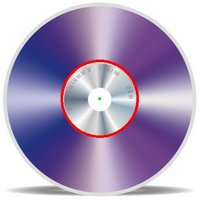
//> input picture Laboratory Works/Laboratory Work №7/img2.jpg, 200 x 200 px
$ ./main img2.jpg   (built with g++ and OpenCV 4)
//> lines starting //> are read from the running program, lines starting //| are printed output that depends on the picture; after the words box and inside, x2 and y2 are one past the last pixel; in counts of white or black regions, pixels touching at a corner belong together
#include <iostream>
#include <string>
#include <vector>

#include <opencv2/core.hpp>
#include <opencv2/imgcodecs.hpp>
#include <opencv2/imgproc.hpp>
#include <opencv2/highgui.hpp>

bool cmpVec3f(const cv::Vec3f v1, const cv::Vec3f v2)
{
	return v1[0] < v2[0] || v1[0] == v2[0] && v1[1] < v2[1];
}

bool cw (cv::Vec3f a, cv::Vec3f b, cv::Vec3f c) {
	return a[0]*(b[1]-c[1])+b[0]*(c[1]-a[1])+c[0]*(a[1]-b[1]) < 0;
}

bool ccw (cv::Vec3f a, cv::Vec3f b, cv::Vec3f c) {
	return a[0]*(b[1]-c[1])+b[0]*(c[1]-a[1])+c[0]*(a[1]-b[1]) > 0;
}

void convex_hull(std::vector<cv::Vec3f>& circles)
{
	std::sort(circles.begin(), circles.end(), &cmpVec3f);

	auto left_pt = circles[0], right_pt = circles.back();

	std::vector<cv::Vec3f> up, down;

	up.push_back(left_pt);
	down.push_back(left_pt);

	for (int i = 1; i < circles.size(); ++i)
	{
		if (i == circles.size() - 1 || cw(left_pt, circles[i], right_pt))
		{
			while (up.size() >= 2 && !cw(up[up.size()-2], up[up.size()-1], circles[i]))
				up.pop_back();
			up.push_back(circles[i]);
		}
		if (i == circles.size() - 1 || ccw(left_pt, circles[i], right_pt)) {
			while (down.size()>=2 && !ccw(down[down.size()-2], down[down.size()-1], circles[i]))
				down.pop_back();
			down.push_back (circles[i]);
		}
	}

	circles.clear();

	for (auto pt : up)
		circles.push_back(pt);
	for (auto pt : down)
		circles.push_back(pt);
}

int main(int argc, char* argv[])
{
	std::string filename;
	if (argc > 1)
	{
		filename = argv[1];
	}
	else
	{
		return -1;
	}

	cv::Mat src = cv::imread(filename, cv::IMREAD_COLOR);
//> src is the input picture: 200 rows x 200 cols, CV_8UC3; mean B, G, R 188.7, 157.7, 171.1

	if (src.empty())
	{
		std::cout << "Error opening file" << std::endl;
		return -1;
	}

	cv::Mat src_gray;
	cvtColor(src, src_gray, cv::COLOR_BGR2GRAY);
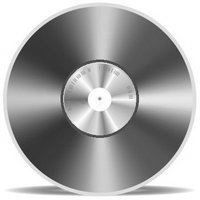
//> src_gray: 200 rows x 200 cols, CV_8UC1; min 33, max 255, mean 165.3

	medianBlur(src_gray, src_gray, 5);

	std::vector<cv::Vec3f> circles;
	HoughCircles(src_gray, circles, cv::HOUGH_GRADIENT, 2, 10, 100, 30, 0, -1);
//> circles = 259 circles (x, y, radius), first 12: [99, 99, 0], [91, 107, 0], [107, 91, 0], [85, 85, 0], [111, 111, 0], [115, 101, 0], [117, 79, 0], [89, 71, 0], [117, 67, 0], [81, 107, 0], [119, 121, 0], [123, 111, 0]
	convex_hull(circles);
//> in convex_hull, `std::sort(circles.begin(), circles.end(), &cmpVec3f);`: circles = 259 items, first 12: [3, 37, 0], [3, 51, 0], [5, 7, 0], [5, 145, 0], [5, 165, 0], [5, 175, 0], [7, 27, 0], [7, 91, 0], [7, 111, 0], [9, 67, 0], [9, 81, 0], [9, 121, 0]
//> in convex_hull, `auto left_pt = circles[0], right_pt = circles.back();`: left_pt = [3, 37, 0]; right_pt = [199, 133, 0]
//> in convex_hull, `up.push_back(left_pt);`: up = 1 item: [3, 37, 0]
//> after the loop in convex_hull, `for (int i = 1; i < circles.size(); ++i)`: up = 8 items: [3, 37, 0], [3, 51, 0], [5, 175, 0], [13, 195, 0], [145, 199, 0], [195, 199, 0], [197, 167, 0], [199, 133, 0]; down = 7 items: [3, 37, 0], [5, 7, 0], [89, 3, 0], [145, 3, 0], [169, 7, 0], [199, 15, 0], [199, 133, 0]
//> the loop in convex_hull, `for (auto pt : up)` made 8 passes
//> the loop in convex_hull, `for (auto pt : down)` made 7 passes
//> circles = 15 items, first 12: [3, 37, 0], [3, 51, 0], [5, 175, 0], [13, 195, 0], [145, 199, 0], [195, 199, 0], [197, 167, 0], [199, 133, 0], [3, 37, 0], [5, 7, 0], [89, 3, 0], [145, 3, 0]

	for (int i = 1; i < circles.size(); ++i)
	{
		if (circles[i] == circles[0])
			continue;
		cv::line(src, cv::Point(circles[i-1][0], circles[i-1][1]), cv::Point(circles[i][0], circles[i][1]), cv::Scalar(255,0,0), 2);
	}
//> this loop made 14 passes
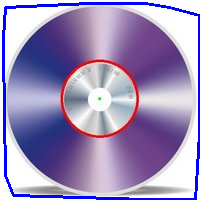
//> src: 200 rows x 200 cols, CV_8UC3; 5.08% of pixels changed, all inside (x1, y1, x2, y2) = (2, 2, 200, 200)

	cv::imshow("image", src);
	cv::waitKey();

	return 0;
}

$ run again, on Laboratory Works/Laboratory Work №7/img1.png
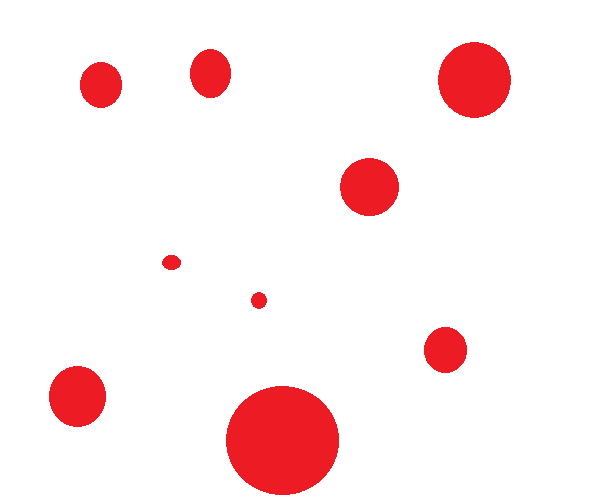
//> input picture Laboratory Works/Laboratory Work №7/img1.png, 614 x 503 px
//> src is the input picture: 503 rows x 614 cols, CV_8UC3; mean B, G, R 237.7, 237, 253.6
//> `cvtColor(src, src_gray, cv::COLOR_BGR2GRAY);`:
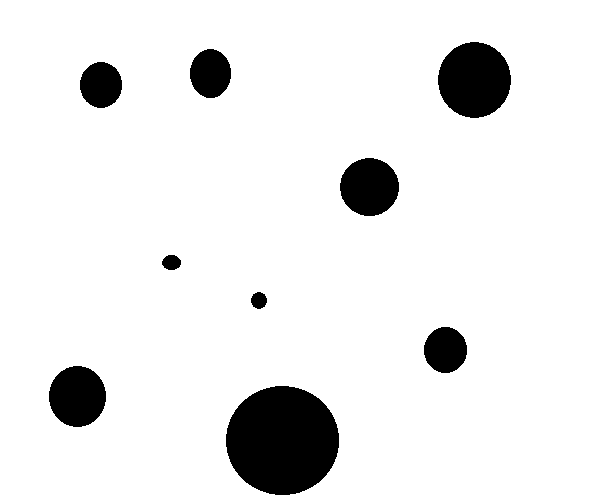
//> src_gray: 503 rows x 614 cols, CV_8UC1; values 91 (black) and 255 (white), 92.1% white; 9 black regions, largest, box (x1, y1, x2, y2) and area: (226, 386, 339, 495) 9673, (438, 42, 511, 118) 4327, (49, 366, 106, 427) 2724
//> `HoughCircles(src_gray, circles, cv::HOUGH_GRADIENT, 2, 10, 100, 30, 0,..`: circles = 202 circles (x, y, radius), first 12: [477, 81, 0], [371, 187, 0], [467, 83, 0], [259, 301, 0], [101, 83, 0], [445, 347, 0], [281, 437, 0], [485, 73, 0], [77, 395, 0], [363, 193, 0], [287, 449, 0], [465, 93, 0]
//> in convex_hull, `std::sort(circles.begin(), circles.end(), &cmpVec3f);`: circles = 202 items, first 12: [13, 171, 0], [57, 501, 0], [71, 385, 0], [71, 403, 0], [71, 489, 0], [77, 73, 0], [77, 395, 0], [79, 39, 0], [79, 351, 0], [79, 479, 0], [83, 385, 0], [85, 401, 0]
//> left_pt = [13, 171, 0]; right_pt = [591, 135, 0]
//> in convex_hull, `up.push_back(left_pt);`: up = 1 item: [13, 171, 0]
//> after the loop in convex_hull, `for (int i = 1; i < circles.size(); ++i)`: up = 5 items: [13, 171, 0], [57, 501, 0], [293, 503, 0], [475, 407, 0], [591, 135, 0]; down = 6 items: [13, 171, 0], [79, 39, 0], [273, 3, 0], [555, 3, 0], [581, 81, 0], [591, 135, 0]
//> the loop in convex_hull, `for (auto pt : up)` made 5 passes
//> the loop in convex_hull, `for (auto pt : down)` made 6 passes
//> `convex_hull(circles);`: circles = 11 items: [13, 171, 0], [57, 501, 0], [293, 503, 0], [475, 407, 0], [591, 135, 0], [13, 171, 0], [79, 39, 0], [273, 3, 0], [555, 3, 0], [581, 81, 0], [591, 135, 0]
//> the loop `for (int i = 1; i < circles.size(); ++i)` made 10 passes
//> after the loop `for (int i = 1; i < circles.size(); ++i)`:
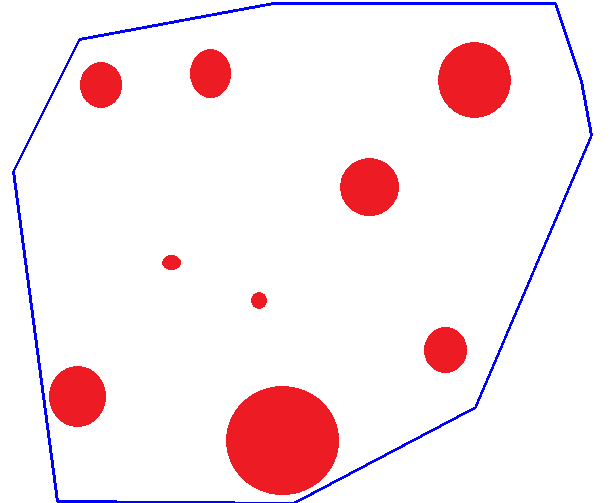
//> src: 503 rows x 614 cols, CV_8UC3; 1.6% of pixels changed, all inside (x1, y1, x2, y2) = (12, 2, 593, 503)
